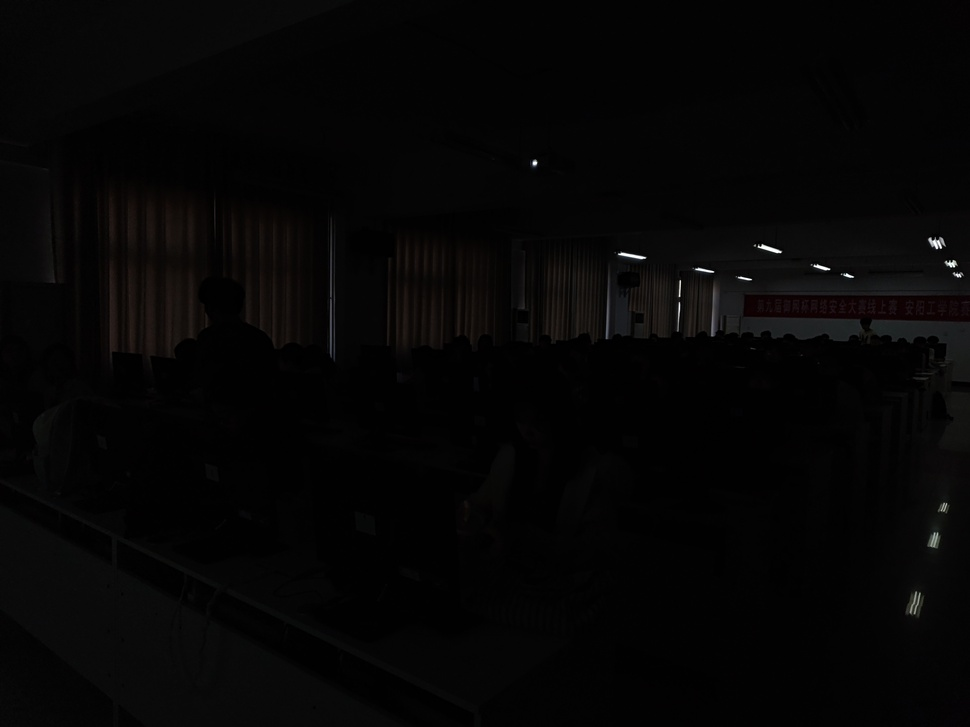
#> input picture class_a.jpg, 970 x 727 px, shrunk from 4096 x 3072 before the run, found by its file name; its folder holds only this picture in this run
$ jupyter execute main_instructor_20251021.ipynb
#> lines starting #> are read from the running program, lines starting #| are printed output that depends on the picture
# 例4-10 使用matplotlib绘制直方图

[cell 1]
import sys
sys.path.append('/home/aistudio/external-libraries')
import numpy as np
import matplotlib.pyplot as plt
from PIL import Image
from skimage import util
path = '/home/aistudio/'
image_pil = Image.open(path+'class_a.jpg')
#> image_pil is the input picture: PIL image 970x727 RGB; mean R, G, B 5.6, 5.2, 5.1
image = np.array(image_pil)
image_1d = image.ravel()
print(image_1d.shape)
#| (2115570,)
print(image_1d)
#> (printed output is left out)

fig,axes = plt.subplots(1,2,figsize=(10,20))
#plt.subplot(1,2,1)
axes[0].imshow(image)
#plt.subplot(1,2,2)
axes[1].hist(image_1d,bins=256,range=[0,255],density = True,weights = None,cumulative = False)
axes[1].set_ylim(0,0.2)

plt.show()
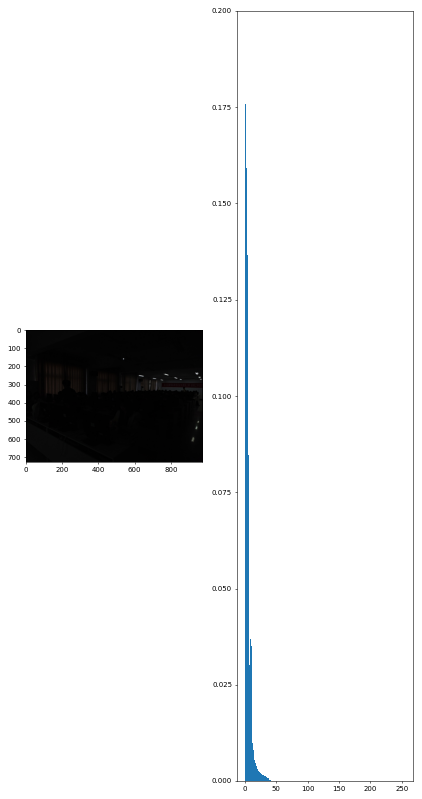
#> figure drawn by matplotlib, 2 panels; panel 2: tallest bar 0.177 high, from x = 2.99 to 3.98

[cell 2]
import numpy as np
import matplotlib.pyplot as plt
import cv2

def histogram(image_gray):
    rows,cols = image_gray.shape
    assert image_gray.dtype == np.uint8
    originHist = np.zeros((256,),np.int32)
    for i in range(0,rows):
        for j in range(0,cols):
            gray_value = image_gray[i,j]
            originHist[gray_value] = originHist[gray_value] + 1
    return originHist

def pdf(image_gray):
    rows,cols = image_gray.shape
    assert image_gray.dtype == np.uint8
    totalPixel = rows*cols
    originHist = histogram(image_gray)
    pdf_list = np.zeros((256,),np.float64)
    pdf_list = originHist.astype(np.float64)/float(totalPixel)
    return pdf_list


def cumulative_histogram(image_gray):
    originHist = histogram(image_gray)
    cumuHist = originHist.copy()
    summ = 0
    for i in range(0,len(originHist)):
        summ = summ + originHist[i]
        cumuHist[i] = summ
    return cumuHist


def cdf(image_gray):
    rows,cols = image_gray.shape
    assert image_gray.dtype == np.uint8
    totalPixel = rows*cols
    cumuHist = cumulative_histogram(image_gray)
    cdf_list = np.zeros((256,),np.float64)
    cdf_list = cumuHist.astype(np.float64)/float(totalPixel)
    return cdf_list


def equlized_hist(image_gray):
    rows,cols = image_gray.shape
    assert image_gray.dtype == np.uint8
    image_equalized = np.zeros_like(image_gray,dtype=np.uint8)
    cdf_list = cdf(image_gray)
    for i in range(0,rows):
        for j in range(0,cols):
            value = image_gray[i,j]
            new_value = cdf_list[value] * 255.0
            image_equalized[i,j]=int(new_value)
    return image_equalized


path = '/home/aistudio/'
image_bgr = cv2.imread(path + 'class_a.jpg')
image_gray = cv2.cvtColor(image_bgr,cv2.COLOR_BGR2GRAY)
print(image_gray.shape)
#| (727, 970)
plt.imshow(image_gray,'gray')
plt.show()
plt.imshow(equlized_hist(image_gray),'gray')
#> after the loop in histogram, `for i in range(0,rows):`: originHist = 256 values, max 123722 at index 3, min 0 at index 185, mean 2754.6
#> in cumulative_histogram, `cumuHist = originHist.copy()`: cumuHist has the same summary as originHist in histogram
#> the loop in cumulative_histogram, `for i in range(0,len(originHist)):` made 256 passes
#> summ on passes 1 to 3: 4871, 127860, 238504
#> after the loop in cumulative_histogram, `for i in range(0,len(originHist)):`: cumuHist = 256 values from 4871 to 705190; summ = 705190
#> in cdf, `cumuHist = cumulative_histogram(image_gray)`: cumuHist = 256 values from 4871 to 705190
#> in cdf, `cdf_list = cumuHist.astype(np.float64)/float(totalPixel)`: cdf_list = 256 values from 0.00691 to 1
#> after the loop in equlized_hist, `for i in range(0,rows):`:
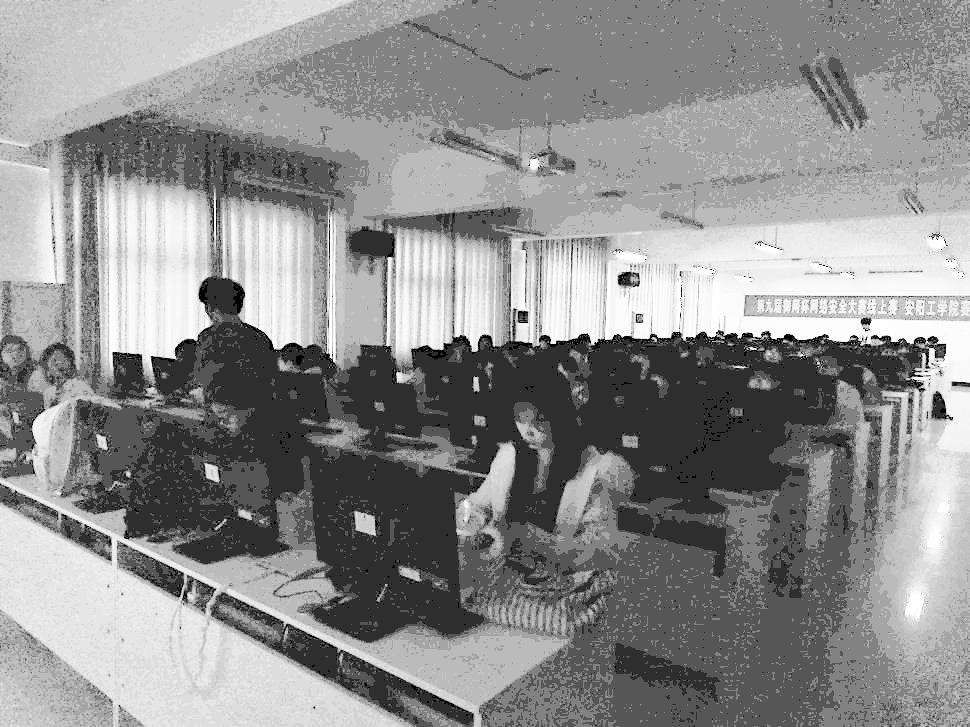
#> image_equalized: shape (727, 970); min 1, max 255, mean 142
plt.show()
plt.plot(histogram(image_gray))
plt.show()
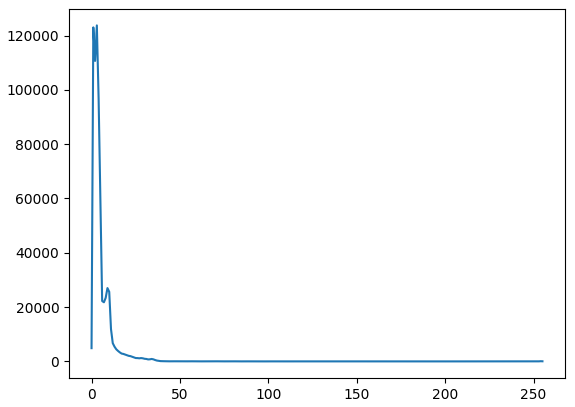
#> figure drawn by matplotlib, 1 panel; curve peaks at x = 3, y = 123722
plt.plot(pdf(image_gray))
#> in pdf, `pdf_list = originHist.astype(np.float64)/float(totalPixel)`: pdf_list = 256 values, max 0.175 at index 3, min 0 at index 185, mean 0.00391
plt.show()
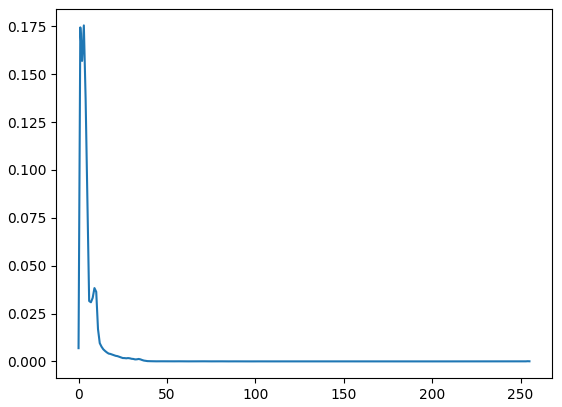
#> figure drawn by matplotlib, 1 panel; curve peaks at x = 3, y = 0.175
plt.plot(cumulative_histogram(image_gray))
#> the loop in cumulative_histogram (call 2), `for i in range(0,len(originHist)):` made 256 passes
plt.show()
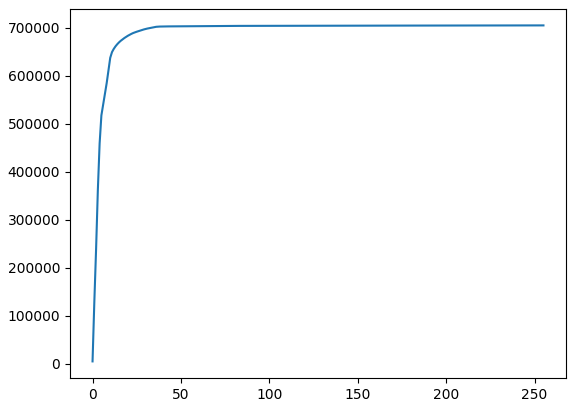
#> figure drawn by matplotlib, 1 panel; curve peaks at x = 255, y = 705190
plt.plot(cdf(image_gray))
plt.show()
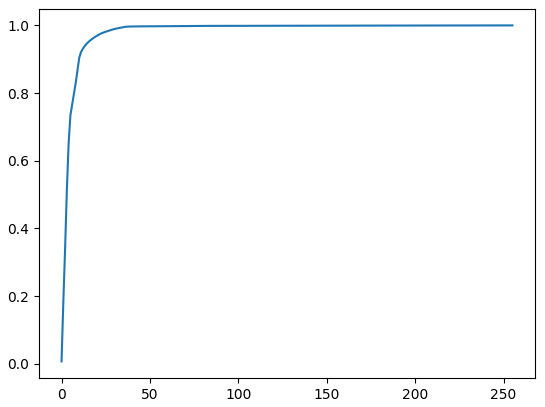
#> figure drawn by matplotlib, 1 panel; curve peaks at x = 255, y = 1

[cell 3]
equal_gray = equlized_hist(image_gray)

[cell 4]
hsv = cv2.cvtColor(image_bgr,cv2.COLOR_BGR2HSV)
#> hsv: shape (727, 970, 3); mean H, S, V 9.6, 14.5, 5.7
h,s,v = cv2.split(hsv)
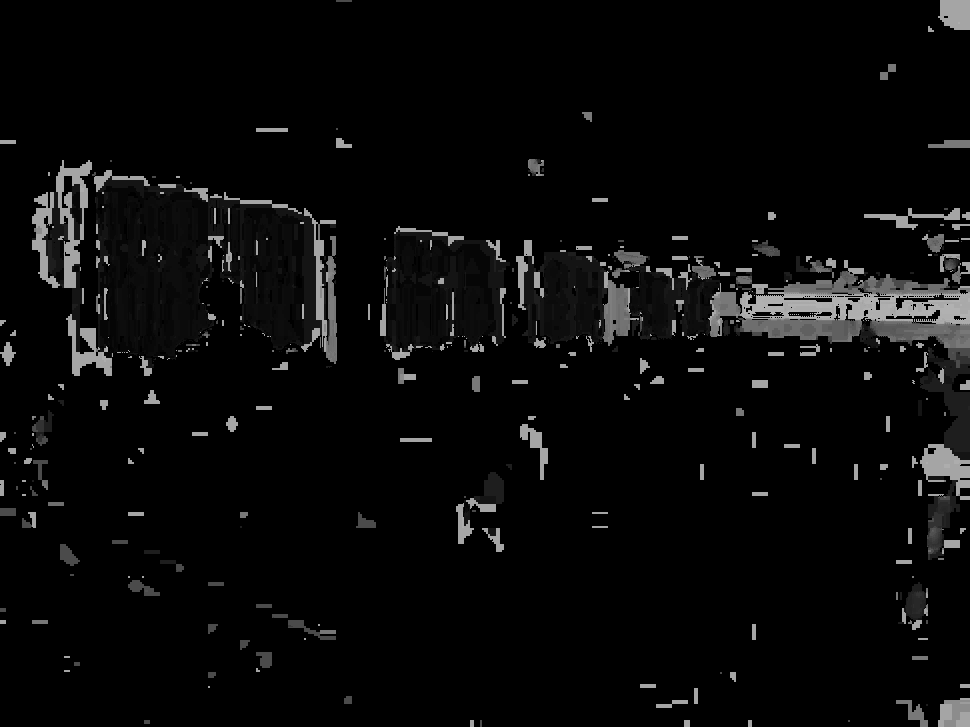
#> h: shape (727, 970); min 0, max 178, mean 9.6
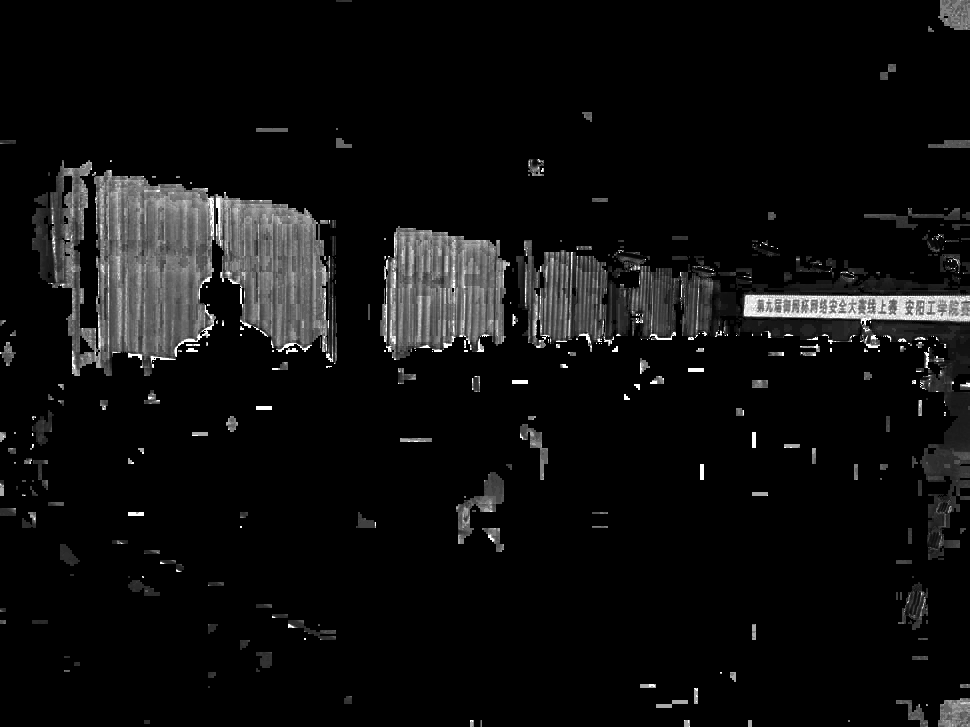
#> s: shape (727, 970); min 0, max 255, mean 14.5
image_gray = v
equal_gray = equlized_hist(image_gray)
newV= equal_gray
newHSV = cv2.merge([h,s,newV])
#> newHSV: shape (727, 970, 3); mean H, S, V 9.6, 14.5, 141.6
equal_rgb = cv2.cvtColor(newHSV,cv2.COLOR_HSV2RGB)
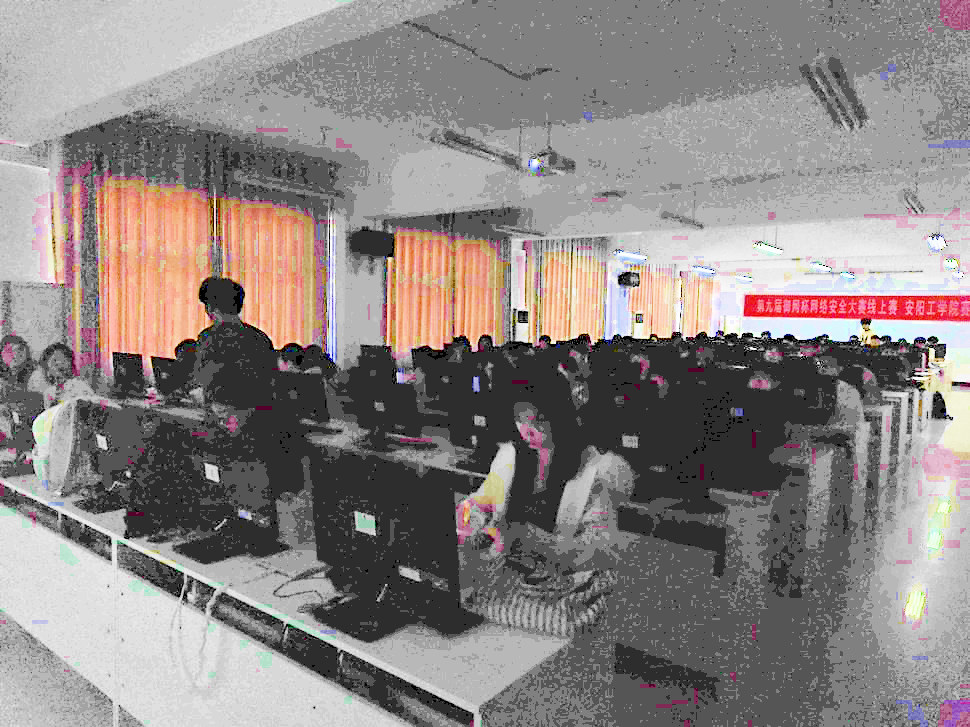
#> equal_rgb: shape (727, 970, 3); mean R, G, B 140.7, 133.4, 131.6
plt.imshow(equal_rgb)
plt.show()
#print(equal_gray)
